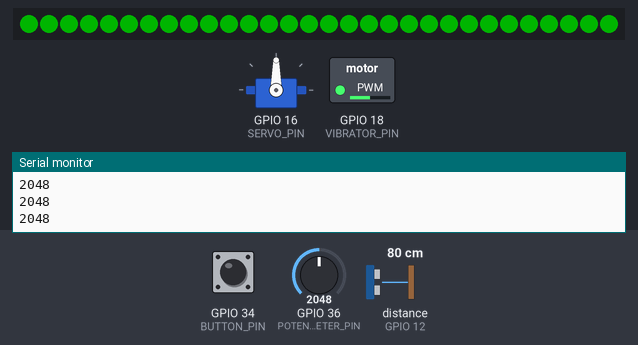
Bench run of a sketch on a simulated ESP32. Shown: servo, 30 RGB LEDs in strip order, left to right, switched loads named in the sketch (green lamp = pin HIGH), the last lines printed to the serial monitor. Inputs (shaded band) come from the test bench; at power-on: distance to the obstacle (sensor on GPIO 12) 80 cm, GPIO 36 (POTENTIOMETER_PIN) = 2048, GPIO 34 (BUTTON_PIN) LOW. Dim RGB values are drawn brighter than linear.

Above: at 1.2 s.
1.3 s: distance to the obstacle (sensor on GPIO 12) set to 31 cm
14.3 s: distance to the obstacle (sensor on GPIO 12) set to 26 cm
At 15.2 s:
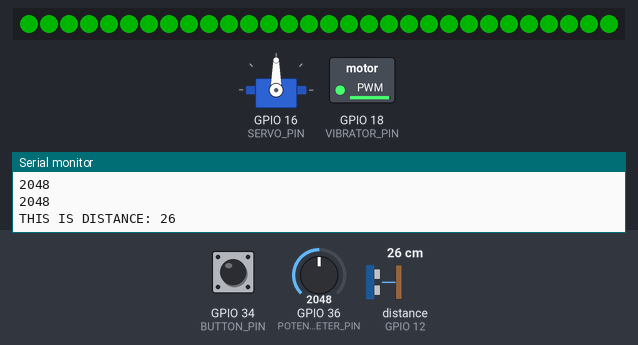
27.3 s: distance to the obstacle (sensor on GPIO 12) set to 35 cm
At 30.5 s:
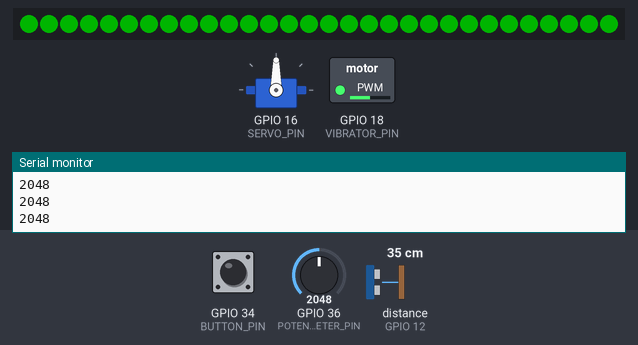
40.3 s: GPIO 36 (POTENTIOMETER_PIN) set to 2866
At 40.7 s:
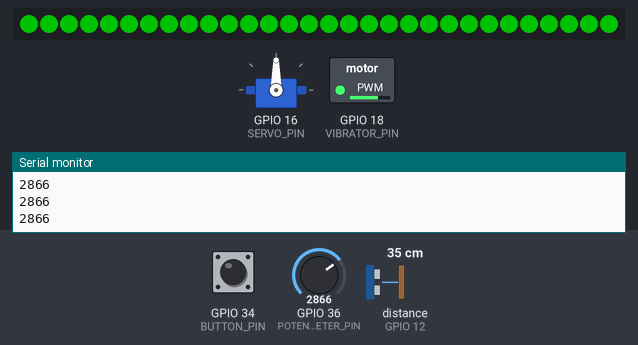
53.3 s: GPIO 36 (POTENTIOMETER_PIN) set to 3603
66.3 s: GPIO 34 (BUTTON_PIN) pulled HIGH for 0.15 s
At 67.6 s:
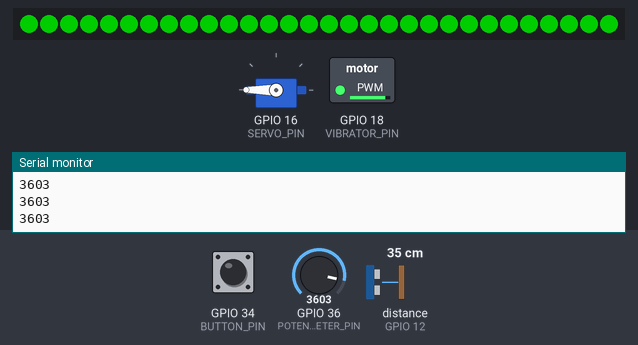
Timing chart, 0 to 76.5 s (numbered marks = the images above; inputs shaded):
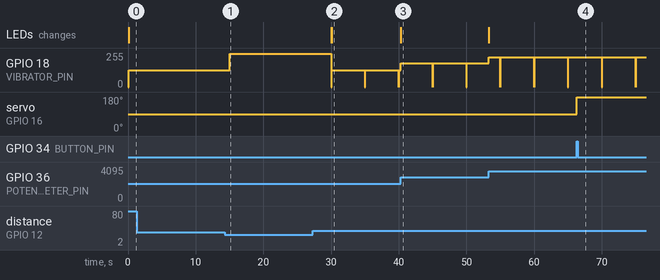

Measured:
- the behaviour switches between 30 and 29 cm on distance to the obstacle (sensor on GPIO 12) (found by bisection; images 0 and 1)
- after the input at 14.3 s, GPIO 18 (VIBRATOR_PIN): 127/255 → 250/255 after 0.70 s
- after the input at 27.3 s, GPIO 18 (VIBRATOR_PIN): 250/255 → 0/255 after 2.7 s, → 127/255 0.10 s later
- after the input at 40.3 s, the LEDs: change at once (image 3)
- after the input at 66.3 s, servo on GPIO 16 (SERVO_PIN): 90° → 180° at once

The sketch:

CropCheck_T3_T4.ino
```cpp
/*
===========================================================
 CropCheck - Seed Evaluation & Distance Alert (T3 & T4)
===========================================================
This Arduino sketch implements:

- T3: Seed evaluation using a touch button, servo lid, vibration motor, and LED pulsing.
- T4: Distance-based warning using an ultrasonic sensor, vibrator, and red blinking LEDs.

Author: [Your Name]
*/

#include <Ultrasonic.h>
#include <ESP32Servo.h>
#include <Ticker.h>
#include <Wire.h>
#include <FastLED.h>

// === Pin & Hardware Definitions ===
#define LED_PIN 2
#define NUM_LEDS 30
#define BRIGHTNESS 128
#define POTENTIOMETER_PIN 36
#define VIBRATOR_PIN 18
#define BUTTON_PIN 34
#define SERVO_PIN 16

CRGB leds[NUM_LEDS];
Ultrasonic ultra(12);
Servo myservo;

Ticker ServoTicker;
Ticker UltrasonicTicker;

// Button and servo state tracking
int buttonState = LOW;
int previousButtonState = LOW;
int servoAngle = 0;

// === T3: Seed Evaluation Logic ===
void button() {
  buttonState = digitalRead(BUTTON_PIN); // Read the touch button state

  if (buttonState != previousButtonState) { // Detect state change
    if (buttonState == HIGH) {
      // Toggle the lid angle
      servoAngle = (servoAngle == 0) ? 180 : 0;
      myservo.write(servoAngle);
      delay(50); // Debounce delay
    }
    previousButtonState = buttonState; // Update state
  }

  // Read potentiometer and map to vibration intensity
  int potValue = analogRead(POTENTIOMETER_PIN);
  Serial.println(potValue);
  int vibrationIntensity = map(potValue, 0, 4095, 0, 255);
  vibrationIntensity = constrain(vibrationIntensity, 0, 255);
  analogWrite(VIBRATOR_PIN, vibrationIntensity);

  // Pulse all LEDs in green based on vibration intensity
  for (int i = 0; i < NUM_LEDS; i++) {
    leds[i] = CRGB(0, vibrationIntensity, 0); // Green pulse effect
  }

  FastLED.show();
  delay(50); // Small delay to smooth LED transition
}

// === T4: Distance Alert Logic ===
void ultrasonic() {
  long distance = ultra.MeasureInCentimeters();
  Serial.println("THIS IS DISTANCE: " + String(distance));

  if (distance < 30) {
    // Close object detected → warning mode
    ServoTicker.detach(); // Temporarily disable servo updates
    analogWrite(VIBRATOR_PIN, 250); // Strong vibration

    // Blink all LEDs red for 5 cycles
    for (int i = 0; i < 5; i++) {
      fill_solid(leds, NUM_LEDS, CRGB::Red);
      FastLED.show();
      delay(500);
      fill_solid(leds, NUM_LEDS, CRGB::Black);
      FastLED.show();
      delay(500);
    }

    ServoTicker.attach(0.1, button); // Re-enable servo logic
  } else {
    analogWrite(VIBRATOR_PIN, 0); // No alert
  }
}

void setup() {
  // Initialize components
  FastLED.addLeds<NEOPIXEL, LED_PIN>(leds, NUM_LEDS);
  FastLED.setBrightness(BRIGHTNESS);

  pinMode(BUTTON_PIN, INPUT);
  pinMode(POTENTIOMETER_PIN, INPUT);
  pinMode(VIBRATOR_PIN, OUTPUT);

  myservo.attach(SERVO_PIN);

  // Schedule recurring tasks
  UltrasonicTicker.attach(5, ultrasonic);   // Check distance every 5 seconds
  ServoTicker.attach(0.1, button);          // Handle button + vibration nearly continuously

  Serial.begin(9600);
}

void loop() {
  // Nothing here — logic handled by Ticker callbacks
}
```
